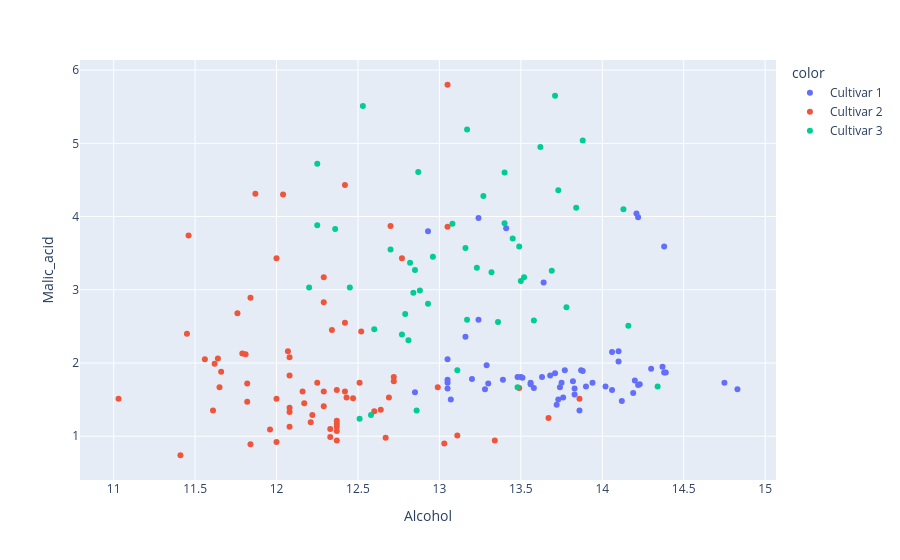

Notebook cell for this chart:
### Code cell
# Visualiser les classes suivant les deux premières variables
fig = px.scatter(data_frame=df, x = 'Alcohol', y = 'Malic_acid', color = df.Class.values)
fig.show()
